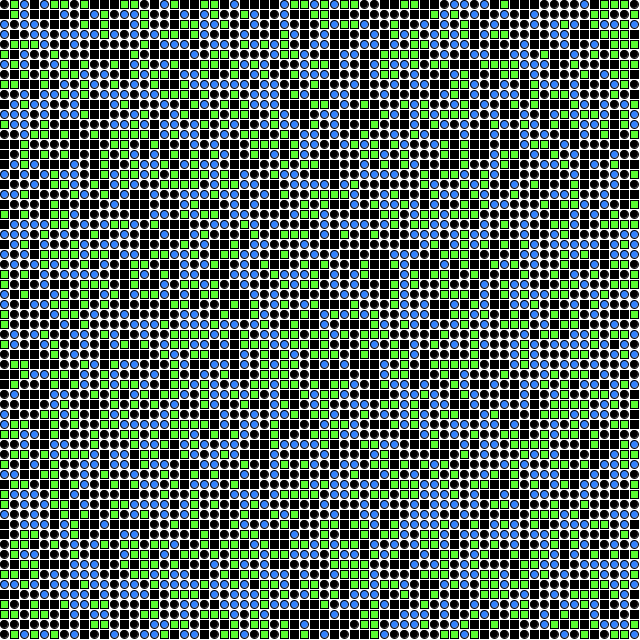
Frame 1 (no input)
Frame 60 (the mouse pressed at the canvas centre just before this capture): identical to frame 1, image omitted
Frame 120 (the mouse held since frame 60 and released just before this capture): identical to frame 1, image omitted

The Processing sketch that drew this single still picture (run headless with seeded random() and noise(); from frame 60 on, the mouse is pressed at the canvas centre):

// Processing sketch: sketch_035
// ── sketch_035.pde
void setup() {
    size(640, 640);
    colorMode(HSB, 100);
    background(99);
    ellipseMode(CORNER);
    
    for(int y = 0; y < height; y += 10){
        for(int x = 0; x < width; x += 10){
            int fig = int(random(0, 4));

            switch(fig){
                case 0:
                    fill(0, 0 , 0);
                    rect(x, y, 8, 8);
                    break;
                case 1:
                    fill(30, 80, 99);
                    rect(x, y, 8, 8);
                    break;
                case 2:
                    fill(0, 0, 0);
                    ellipse(x, y, 8, 8);
                    break;
                default:
                    fill(60, 80, 99);
                    ellipse(x, y, 8, 8);
                    break;
            }  
        }
    }
}

void draw() {
}

void keyTyped() {
    if (key == 's' || key == 'S') {
        save("screen.png");
    }
}
